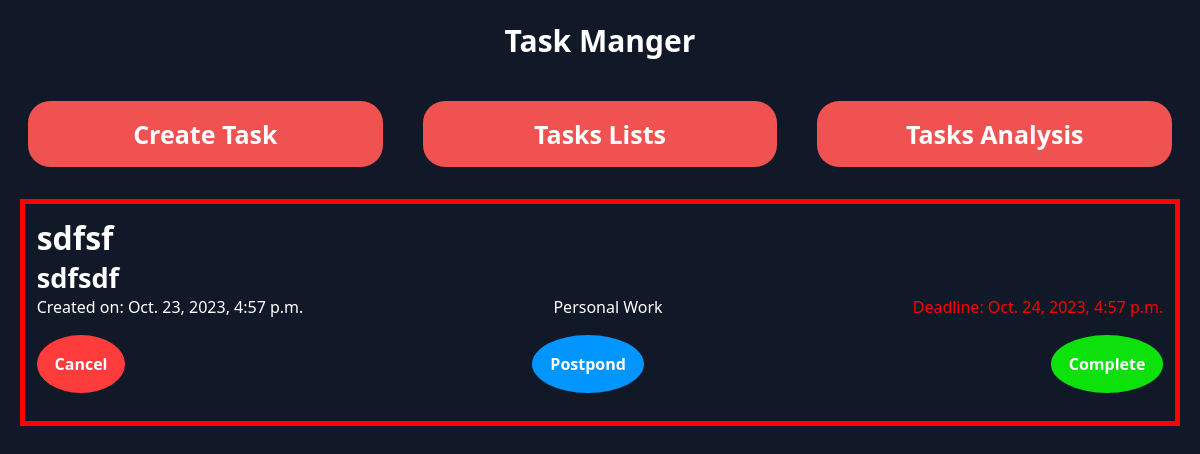
The app's page /, older data.
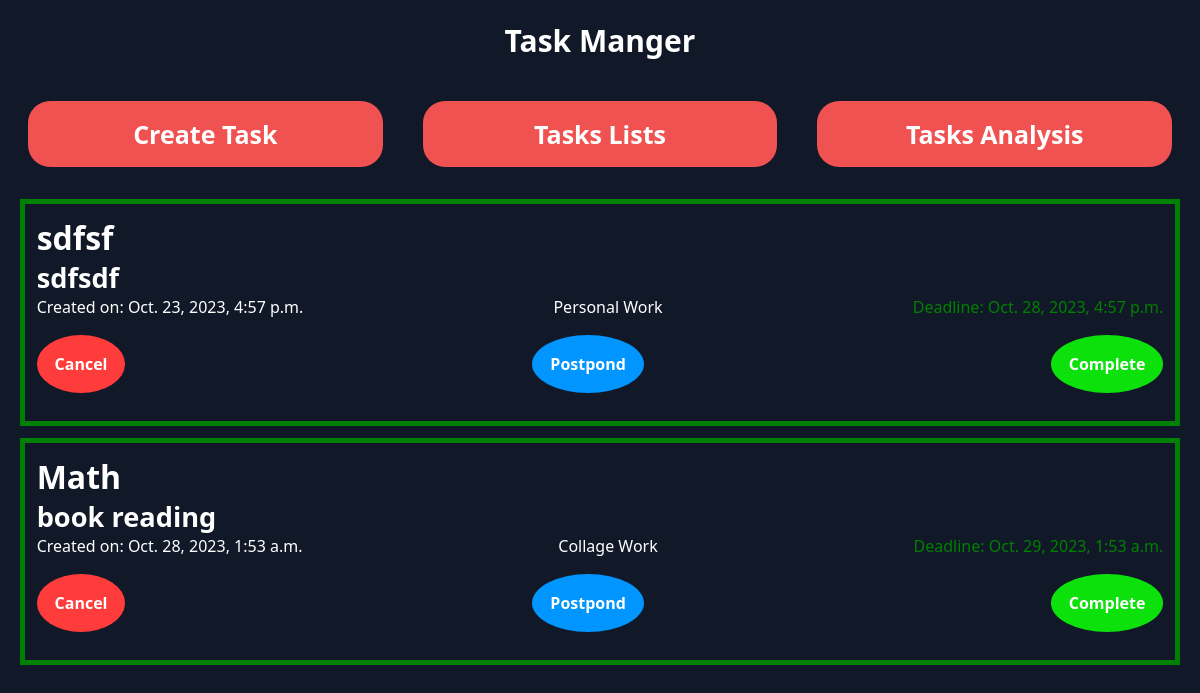
The same page, newer data.
### TaskManager/models.py (models this page shows)
class Tasks(models.Model):
    Title = models.CharField(max_length=100)
    Description = models.CharField(max_length = 500)
    Tag = models.ForeignKey("Tag",on_delete=models.CASCADE)
    Timeline = models.DateTimeField()
    Created = models.DateTimeField(default=datetime.datetime.now)
    Status = models.CharField(max_length=2,default="ot") #ontime = ot; late = lt;
    Is_completed = models.BooleanField(default=False)

class Tag(models.Model):
    Tg_name = models.CharField(max_length=20)
    Tg_priority = models.IntegerField(default=0)

### TaskManager/views.py (the view)
def load_landingPage(request):
    if request.method == "POST":
        task_title = request.POST.get('title')
        task_des = request.POST.get('des')
        task_time = request.POST.get('datetime')
        task_tag = request.POST.get('tag_sel')
        task_instance = Tasks(Title = task_title,Description = task_des,Timeline = task_time,Tag = Tag.objects.get(Tg_name = task_tag))
        task_instance.save()
        return redirect('main_page')
    elif request.method == "GET":
        data = Tasks.objects.all()
        for i in data:
            if i.Timeline < timezone.now():
                i.Status = 'lt'
                i.save()
    return render(request,'landing.html',{
        'alltags': Tag.objects.all(),
        'alltasks': Tasks.objects.all(),
    })

### Templates/landing.html (shortened to what this page needs)
{% include 'layout.html' %}
{% block body %}
<div class="tasklist" id="task_list_maincnt">
    {% if alltasks %}
        {% for task in alltasks %}
            {% if task.Is_completed == False %}
                <div class="active_task_area"
                {% if task.Status == "ot"%} style="border-color: green;"
                {% elif task.Status == "lt"%} style="border-color: red;"
                {% elif task.Status == "dt"%} style="border-color: rgb(61, 61, 61);"
                {% endif %}>
                    <div class="task_titile">{{task.Title}}</div>
                    <div class="task_des">
                        <span>{{task.Description}}</span>
                    </div>
                    <div class="task_dates">
                        <div class="task_create_date">Created on: {{task.Created}}</div>
                        <div class="task_tag">{{task.Tag.Tg_name}}</div>
                        {% if  task.Status == "ot" %}
                            <div class="task_timl_date" style="color: green;">Deadline: {{task.Timeline}}</div>
                        {% elif task.Status == "lt" %}
                            <div class="task_timl_date" style="color: red;">Deadline: {{task.Timeline}}</div>
                        {% endif %}
                    </div>
                    <div class="btnarea">
                        <a type="submit" class="cncl_btn" href="{% url 'delte_task' task.id %}">Cancel</a>
                        <a type="submit" class="post_btn" href="{% url 'postpond_task' task.id %}">Postpond</a>
                        <a type="submit" class="com_btn" href="{% url 'complete_task' task.id %}">Complete</a>
                    </div>
                </div>
            {% endif %}
        {% endfor %}
    {% endif %}
</div>
{% endblock %}

### Templates/layout.html (shortened to what this page needs)
<!DOCTYPE html>
<html lang="en">
<head>
    {% load static %}
    <link rel="stylesheet" href="{% static 'style.css' %}">
</head>
<body>
    <h1 class="logo_text">Task Manger</h1>
    <div class="nav_btns">
        <button id="create_Task_btn">Create Task</button>
        <button id="list_task_btn">Tasks Lists</button>
        <button id="alz_task_btn">Tasks Analysis</button>
    </div>
</body>
</html>

### static/style.css (style rules this page uses)
:root { --back_color : #111827; --btn_color_bg: #F05252; --btn_color_fg: #ffffff; --btn_color_bg_hover: #0095ff; --btn_color_fg_hover: #ffffff; --font_style:'Segoe UI', Tahoma, Geneva, Verdana, sans-serif; --border_color: #474747; --border_active_color: rgb(32, 151, 255); --task_card_text_color: white; }
* { font-family: var(--font_style); }
body { background-color:var(--back_color); overflow-y:visible; }
.logo_text { color: var(--btn_color_fg); text-align: center; font-size: 30px; font-family: var(--font_style); font-weight: bolder; }
.nav_btns { display: flex; justify-content: center; }
.nav_btns button { width: 100%; padding: 15px; border: 1px solid transparent; border-radius: 22px; margin: 20px; background-color: var(--btn_color_bg); color: var(--btn_color_fg); font-size: 25px; font-family: var(--font_style); font-weight: bolder; }
.active_task_area { margin: 1%; padding: 1%; border: 5px solid var(--border_active_color); color: var(--task_card_text_color); }
.task_titile { font-style: var(--font_style); font-weight: bolder; font-size: 200%; }
.task_des { width: auto; display: flex; justify-content: space-between; font-weight: bold; font-size: 170%; }
.task_dates { display: flex; justify-content: space-between; font-size: 100%; }
.btnarea { margin-top: 1.5%; margin-bottom: 1.5%; display: flex; justify-content: space-between; }
.com_btn,.post_btn,.cncl_btn { font-size: 100%; font-weight: bolder; color: var(--btn_color_fg); padding: 1.5%; border: 1px solid transparent; border-radius: 100%; text-decoration: none; }
.com_btn { background-color: rgb(12, 225, 12); }
.post_btn { background-color: #0095ff; }
.cncl_btn { background-color: rgb(255, 60, 60); }

Row changes from the older to the newer data that the page shows:
changed Tasks "sdfsf": Status "lt" → "ot" (drawn); Timeline "Oct. 24, 2023, 4:57 p.m." → "Oct. 28, 2023, 4:57 p.m."
added Tasks: Title "Math", Description "book reading", Created "Oct. 28, 2023, 1:53 a.m.", Tag.Tg_name "Collage Work", Timeline "Oct. 29, 2023, 1:53 a.m."
